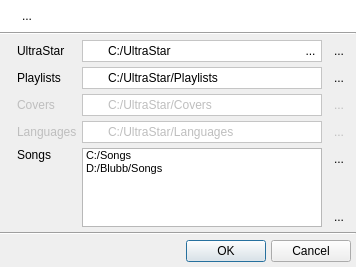
<?xml version="1.0" encoding="UTF-8"?>
<ui version="4.0">
 <class>QUPathsDialog</class>
 <widget class="QDialog" name="QUPathsDialog">
  <property name="geometry">
   <rect>
    <x>0</x>
    <y>0</y>
    <width>356</width>
    <height>267</height>
   </rect>
  </property>
  <property name="windowTitle">
   <string>Paths</string>
  </property>
  <property name="windowIcon">
   <iconset resource="../resources/uman.qrc">
    <normaloff>:/types/folder_go.png</normaloff>:/types/folder_go.png</iconset>
  </property>
  <layout class="QVBoxLayout" name="verticalLayout_2">
   <property name="spacing">
    <number>0</number>
   </property>
   <property name="margin">
    <number>0</number>
   </property>
   <item>
    <widget class="QFrame" name="frame">
     <property name="palette">
      <palette>
       <active>
        <colorrole role="Base">
         <brush brushstyle="SolidPattern">
          <color alpha="255">
           <red>255</red>
           <green>255</green>
           <blue>255</blue>
          </color>
         </brush>
        </colorrole>
        <colorrole role="Window">
         <brush brushstyle="SolidPattern">
          <color alpha="255">
           <red>255</red>
           <green>255</green>
           <blue>255</blue>
          </color>
         </brush>
        </colorrole>
       </active>
       <inactive>
        <colorrole role="Base">
         <brush brushstyle="SolidPattern">
          <color alpha="255">
           <red>255</red>
           <green>255</green>
           <blue>255</blue>
          </color>
         </brush>
        </colorrole>
        <colorrole role="Window">
         <brush brushstyle="SolidPattern">
          <color alpha="255">
           <red>255</red>
           <green>255</green>
           <blue>255</blue>
          </color>
         </brush>
        </colorrole>
       </inactive>
       <disabled>
        <colorrole role="Base">
         <brush brushstyle="SolidPattern">
          <color alpha="255">
           <red>255</red>
           <green>255</green>
           <blue>255</blue>
          </color>
         </brush>
        </colorrole>
        <colorrole role="Window">
         <brush brushstyle="SolidPattern">
          <color alpha="255">
           <red>255</red>
           <green>255</green>
           <blue>255</blue>
          </color>
         </brush>
        </colorrole>
       </disabled>
      </palette>
     </property>
     <property name="autoFillBackground">
      <bool>true</bool>
     </property>
     <property name="frameShadow">
      <enum>QFrame::Raised</enum>
     </property>
     <layout class="QHBoxLayout" name="_2">
      <item>
       <widget class="QLabel" name="infoIconLbl">
        <property name="sizePolicy">
         <sizepolicy hsizetype="Fixed" vsizetype="Preferred">
          <horstretch>0</horstretch>
          <verstretch>0</verstretch>
         </sizepolicy>
        </property>
        <property name="text">
         <string/>
        </property>
        <property name="pixmap">
         <pixmap resource="../resources/uman.qrc">:/marks/information.png</pixmap>
        </property>
        <property name="alignment">
         <set>Qt::AlignLeading|Qt::AlignLeft|Qt::AlignTop</set>
        </property>
       </widget>
      </item>
      <item>
       <widget class="QLabel" name="textLbl">
        <property name="text">
         <string>...</string>
        </property>
        <property name="alignment">
         <set>Qt::AlignLeading|Qt::AlignLeft|Qt::AlignVCenter</set>
        </property>
        <property name="wordWrap">
         <bool>true</bool>
        </property>
       </widget>
      </item>
     </layout>
    </widget>
   </item>
   <item>
    <widget class="Line" name="line_2">
     <property name="orientation">
      <enum>Qt::Horizontal</enum>
     </property>
    </widget>
   </item>
   <item>
    <layout class="QGridLayout" name="gridLayout">
     <property name="margin">
      <number>5</number>
     </property>
     <property name="spacing">
      <number>5</number>
     </property>
     <item row="0" column="0">
      <widget class="QLabel" name="label_2">
       <property name="text">
        <string/>
       </property>
       <property name="pixmap">
        <pixmap resource="../resources/uman.qrc">:/marks/usdx.png</pixmap>
       </property>
      </widget>
     </item>
     <item row="0" column="1">
      <widget class="QLabel" name="usLbl">
       <property name="text">
        <string>UltraStar</string>
       </property>
      </widget>
     </item>
     <item row="0" column="2">
      <widget class="QFrame" name="frame_2">
       <property name="palette">
        <palette>
         <active>
          <colorrole role="Base">
           <brush brushstyle="SolidPattern">
            <color alpha="255">
             <red>255</red>
             <green>255</green>
             <blue>255</blue>
            </color>
           </brush>
          </colorrole>
          <colorrole role="Window">
           <brush brushstyle="SolidPattern">
            <color alpha="255">
             <red>255</red>
             <green>255</green>
             <blue>255</blue>
            </color>
           </brush>
          </colorrole>
         </active>
         <inactive>
          <colorrole role="Base">
           <brush brushstyle="SolidPattern">
            <color alpha="255">
             <red>255</red>
             <green>255</green>
             <blue>255</blue>
            </color>
           </brush>
          </colorrole>
          <colorrole role="Window">
           <brush brushstyle="SolidPattern">
            <color alpha="255">
             <red>255</red>
             <green>255</green>
             <blue>255</blue>
            </color>
           </brush>
          </colorrole>
         </inactive>
         <disabled>
          <colorrole role="Base">
           <brush brushstyle="SolidPattern">
            <color alpha="255">
             <red>255</red>
             <green>255</green>
             <blue>255</blue>
            </color>
           </brush>
          </colorrole>
          <colorrole role="Window">
           <brush brushstyle="SolidPattern">
            <color alpha="255">
             <red>255</red>
             <green>255</green>
             <blue>255</blue>
            </color>
           </brush>
          </colorrole>
         </disabled>
        </palette>
       </property>
       <property name="autoFillBackground">
        <bool>true</bool>
       </property>
       <property name="frameShape">
        <enum>QFrame::StyledPanel</enum>
       </property>
       <property name="frameShadow">
        <enum>QFrame::Sunken</enum>
       </property>
       <layout class="QHBoxLayout" name="horizontalLayout">
        <property name="spacing">
         <number>3</number>
        </property>
        <property name="margin">
         <number>0</number>
        </property>
        <item>
         <widget class="QLabel" name="chkLblUs">
          <property name="minimumSize">
           <size>
            <width>20</width>
            <height>16</height>
           </size>
          </property>
          <property name="maximumSize">
           <size>
            <width>20</width>
            <height>16777215</height>
           </size>
          </property>
          <property name="text">
           <string/>
          </property>
          <property name="pixmap">
           <pixmap resource="../resources/uman.qrc">:/marks/path_ok.png</pixmap>
          </property>
          <property name="alignment">
           <set>Qt::AlignRight|Qt::AlignTrailing|Qt::AlignVCenter</set>
          </property>
         </widget>
        </item>
        <item>
         <widget class="QLineEdit" name="pathEditUs">
          <property name="text">
           <string>C:/UltraStar</string>
          </property>
          <property name="frame">
           <bool>false</bool>
          </property>
         </widget>
        </item>
        <item>
         <widget class="QToolButton" name="autoDetectBtn">
          <property name="toolTip">
           <string>Auto-detect other folders</string>
          </property>
          <property name="styleSheet">
           <string>padding: 0;
border-width: 0;
margin: 0;</string>
          </property>
          <property name="text">
           <string>...</string>
          </property>
          <property name="icon">
           <iconset resource="../resources/uman.qrc">
            <normaloff>:/marks/wand.png</normaloff>:/marks/wand.png</iconset>
          </property>
          <property name="autoRaise">
           <bool>true</bool>
          </property>
         </widget>
        </item>
       </layout>
      </widget>
     </item>
     <item row="0" column="3">
      <widget class="QToolButton" name="browseUsBtn">
       <property name="text">
        <string>...</string>
       </property>
       <property name="icon">
        <iconset resource="../resources/uman.qrc">
         <normaloff>:/control/folder_explore.png</normaloff>:/control/folder_explore.png</iconset>
       </property>
       <property name="autoRaise">
        <bool>true</bool>
       </property>
      </widget>
     </item>
     <item row="1" column="0">
      <widget class="QLabel" name="label_8">
       <property name="text">
        <string/>
       </property>
       <property name="pixmap">
        <pixmap resource="../resources/uman.qrc">:/control/playlist.png</pixmap>
       </property>
      </widget>
     </item>
     <item row="1" column="1">
      <widget class="QLabel" name="label_6">
       <property name="text">
        <string>Playlists</string>
       </property>
      </widget>
     </item>
     <item row="1" column="2">
      <widget class="QFrame" name="frame_3">
       <property name="palette">
        <palette>
         <active>
          <colorrole role="Base">
           <brush brushstyle="SolidPattern">
            <color alpha="255">
             <red>255</red>
             <green>255</green>
             <blue>255</blue>
            </color>
           </brush>
          </colorrole>
          <colorrole role="Window">
           <brush brushstyle="SolidPattern">
            <color alpha="255">
             <red>255</red>
             <green>255</green>
             <blue>255</blue>
            </color>
           </brush>
          </colorrole>
         </active>
         <inactive>
          <colorrole role="Base">
           <brush brushstyle="SolidPattern">
            <color alpha="255">
             <red>255</red>
             <green>255</green>
             <blue>255</blue>
            </color>
           </brush>
          </colorrole>
          <colorrole role="Window">
           <brush brushstyle="SolidPattern">
            <color alpha="255">
             <red>255</red>
             <green>255</green>
             <blue>255</blue>
            </color>
           </brush>
          </colorrole>
         </inactive>
         <disabled>
          <colorrole role="Base">
           <brush brushstyle="SolidPattern">
            <color alpha="255">
             <red>255</red>
             <green>255</green>
             <blue>255</blue>
            </color>
           </brush>
          </colorrole>
          <colorrole role="Window">
           <brush brushstyle="SolidPattern">
            <color alpha="255">
             <red>255</red>
             <green>255</green>
             <blue>255</blue>
            </color>
           </brush>
          </colorrole>
         </disabled>
        </palette>
       </property>
       <property name="autoFillBackground">
        <bool>true</bool>
       </property>
       <property name="frameShape">
        <enum>QFrame::StyledPanel</enum>
       </property>
       <property name="frameShadow">
        <enum>QFrame::Sunken</enum>
       </property>
       <layout class="QHBoxLayout" name="horizontalLayout_2">
        <property name="spacing">
         <number>3</number>
        </property>
        <property name="margin">
         <number>0</number>
        </property>
        <item>
         <widget class="QLabel" name="chkLblPlaylist">
          <property name="minimumSize">
           <size>
            <width>20</width>
            <height>16</height>
           </size>
          </property>
          <property name="maximumSize">
           <size>
            <width>20</width>
            <height>16777215</height>
           </size>
          </property>
          <property name="text">
           <string/>
          </property>
          <property name="pixmap">
           <pixmap resource="../resources/uman.qrc">:/marks/path_ok.png</pixmap>
          </property>
          <property name="alignment">
           <set>Qt::AlignRight|Qt::AlignTrailing|Qt::AlignVCenter</set>
          </property>
         </widget>
        </item>
        <item>
         <widget class="QLineEdit" name="pathEditPlaylist">
          <property name="text">
           <string>C:/UltraStar/Playlists</string>
          </property>
          <property name="frame">
           <bool>false</bool>
          </property>
         </widget>
        </item>
       </layout>
      </widget>
     </item>
     <item row="1" column="3">
      <widget class="QToolButton" name="browsePlaylistBtn">
       <property name="text">
        <string>...</string>
       </property>
       <property name="icon">
        <iconset resource="../resources/uman.qrc">
         <normaloff>:/control/folder_explore.png</normaloff>:/control/folder_explore.png</iconset>
       </property>
       <property name="autoRaise">
        <bool>true</bool>
       </property>
      </widget>
     </item>
     <item row="2" column="0">
      <widget class="QLabel" name="label_11">
       <property name="enabled">
        <bool>false</bool>
       </property>
       <property name="text">
        <string/>
       </property>
       <property name="pixmap">
        <pixmap resource="../resources/uman.qrc">:/types/cover.png</pixmap>
       </property>
      </widget>
     </item>
     <item row="2" column="1">
      <widget class="QLabel" name="label_9">
       <property name="enabled">
        <bool>false</bool>
       </property>
       <property name="text">
        <string>Covers</string>
       </property>
      </widget>
     </item>
     <item row="2" column="2">
      <widget class="QFrame" name="frame_4">
       <property name="enabled">
        <bool>false</bool>
       </property>
       <property name="palette">
        <palette>
         <active>
          <colorrole role="Base">
           <brush brushstyle="SolidPattern">
            <color alpha="255">
             <red>255</red>
             <green>255</green>
             <blue>255</blue>
            </color>
           </brush>
          </colorrole>
          <colorrole role="Window">
           <brush brushstyle="SolidPattern">
            <color alpha="255">
             <red>255</red>
             <green>255</green>
             <blue>255</blue>
            </color>
           </brush>
          </colorrole>
         </active>
         <inactive>
          <colorrole role="Base">
           <brush brushstyle="SolidPattern">
            <color alpha="255">
             <red>255</red>
             <green>255</green>
             <blue>255</blue>
            </color>
           </brush>
          </colorrole>
          <colorrole role="Window">
           <brush brushstyle="SolidPattern">
            <color alpha="255">
             <red>255</red>
             <green>255</green>
             <blue>255</blue>
            </color>
           </brush>
          </colorrole>
         </inactive>
         <disabled>
          <colorrole role="Base">
           <brush brushstyle="SolidPattern">
            <color alpha="255">
             <red>255</red>
             <green>255</green>
             <blue>255</blue>
            </color>
           </brush>
          </colorrole>
          <colorrole role="Window">
           <brush brushstyle="SolidPattern">
            <color alpha="255">
             <red>255</red>
             <green>255</green>
             <blue>255</blue>
            </color>
           </brush>
          </colorrole>
         </disabled>
        </palette>
       </property>
       <property name="autoFillBackground">
        <bool>true</bool>
       </property>
       <property name="frameShape">
        <enum>QFrame::StyledPanel</enum>
       </property>
       <property name="frameShadow">
        <enum>QFrame::Sunken</enum>
       </property>
       <layout class="QHBoxLayout" name="horizontalLayout_3">
        <property name="spacing">
         <number>3</number>
        </property>
        <property name="margin">
         <number>0</number>
        </property>
        <item>
         <widget class="QLabel" name="chkLblCover">
          <property name="minimumSize">
           <size>
            <width>20</width>
            <height>16</height>
           </size>
          </property>
          <property name="maximumSize">
           <size>
            <width>20</width>
            <height>16777215</height>
           </size>
          </property>
          <property name="text">
           <string/>
          </property>
          <property name="pixmap">
           <pixmap resource="../resources/uman.qrc">:/marks/path_ok.png</pixmap>
          </property>
          <property name="alignment">
           <set>Qt::AlignRight|Qt::AlignTrailing|Qt::AlignVCenter</set>
          </property>
         </widget>
        </item>
        <item>
         <widget class="QLineEdit" name="pathEditCover">
          <property name="text">
           <string>C:/UltraStar/Covers</string>
          </property>
          <property name="frame">
           <bool>false</bool>
          </property>
         </widget>
        </item>
       </layout>
      </widget>
     </item>
     <item row="2" column="3">
      <widget class="QToolButton" name="browseCoverBtn">
       <property name="enabled">
        <bool>false</bool>
       </property>
       <property name="text">
        <string>...</string>
       </property>
       <property name="icon">
        <iconset resource="../resources/uman.qrc">
         <normaloff>:/control/folder_explore.png</normaloff>:/control/folder_explore.png</iconset>
       </property>
       <property name="autoRaise">
        <bool>true</bool>
       </property>
      </widget>
     </item>
     <item row="3" column="0">
      <widget class="QLabel" name="label_14">
       <property name="enabled">
        <bool>false</bool>
       </property>
       <property name="text">
        <string/>
       </property>
       <property name="pixmap">
        <pixmap resource="../resources/uman.qrc">:/types/language.png</pixmap>
       </property>
      </widget>
     </item>
     <item row="3" column="1">
      <widget class="QLabel" name="label_12">
       <property name="enabled">
        <bool>false</bool>
       </property>
       <property name="text">
        <string>Languages</string>
       </property>
      </widget>
     </item>
     <item row="3" column="2">
      <widget class="QFrame" name="frame_5">
       <property name="enabled">
        <bool>false</bool>
       </property>
       <property name="palette">
        <palette>
         <active>
          <colorrole role="Base">
           <brush brushstyle="SolidPattern">
            <color alpha="255">
             <red>255</red>
             <green>255</green>
             <blue>255</blue>
            </color>
           </brush>
          </colorrole>
          <colorrole role="Window">
           <brush brushstyle="SolidPattern">
            <color alpha="255">
             <red>255</red>
             <green>255</green>
             <blue>255</blue>
            </color>
           </brush>
          </colorrole>
         </active>
         <inactive>
          <colorrole role="Base">
           <brush brushstyle="SolidPattern">
            <color alpha="255">
             <red>255</red>
             <green>255</green>
             <blue>255</blue>
            </color>
           </brush>
          </colorrole>
          <colorrole role="Window">
           <brush brushstyle="SolidPattern">
            <color alpha="255">
             <red>255</red>
             <green>255</green>
             <blue>255</blue>
            </color>
           </brush>
          </colorrole>
         </inactive>
         <disabled>
          <colorrole role="Base">
           <brush brushstyle="SolidPattern">
            <color alpha="255">
             <red>255</red>
             <green>255</green>
             <blue>255</blue>
            </color>
           </brush>
          </colorrole>
          <colorrole role="Window">
           <brush brushstyle="SolidPattern">
            <color alpha="255">
             <red>255</red>
             <green>255</green>
             <blue>255</blue>
            </color>
           </brush>
          </colorrole>
         </disabled>
        </palette>
       </property>
       <property name="autoFillBackground">
        <bool>true</bool>
       </property>
       <property name="frameShape">
        <enum>QFrame::StyledPanel</enum>
       </property>
       <property name="frameShadow">
        <enum>QFrame::Sunken</enum>
       </property>
       <layout class="QHBoxLayout" name="horizontalLayout_4">
        <property name="spacing">
         <number>3</number>
        </property>
        <property name="margin">
         <number>0</number>
        </property>
        <item>
         <widget class="QLabel" name="chkLblLang">
          <property name="minimumSize">
           <size>
            <width>20</width>
            <height>16</height>
           </size>
          </property>
          <property name="maximumSize">
           <size>
            <width>20</width>
            <height>16777215</height>
           </size>
          </property>
          <property name="text">
           <string/>
          </property>
          <property name="pixmap">
           <pixmap resource="../resources/uman.qrc">:/marks/path_ok.png</pixmap>
          </property>
          <property name="alignment">
           <set>Qt::AlignRight|Qt::AlignTrailing|Qt::AlignVCenter</set>
          </property>
         </widget>
        </item>
        <item>
         <widget class="QLineEdit" name="pathEditLang">
          <property name="text">
           <string>C:/UltraStar/Languages</string>
          </property>
          <property name="frame">
           <bool>false</bool>
          </property>
         </widget>
        </item>
       </layout>
      </widget>
     </item>
     <item row="3" column="3">
      <widget class="QToolButton" name="browseLangBtn">
       <property name="enabled">
        <bool>false</bool>
       </property>
       <property name="text">
        <string>...</string>
       </property>
       <property name="icon">
        <iconset resource="../resources/uman.qrc">
         <normaloff>:/control/folder_explore.png</normaloff>:/control/folder_explore.png</iconset>
       </property>
       <property name="autoRaise">
        <bool>true</bool>
       </property>
      </widget>
     </item>
     <item row="4" column="0">
      <widget class="QLabel" name="label_4">
       <property name="text">
        <string/>
       </property>
       <property name="pixmap">
        <pixmap resource="../resources/uman.qrc">:/control/folder_note.png</pixmap>
       </property>
       <property name="alignment">
        <set>Qt::AlignLeading|Qt::AlignLeft|Qt::AlignTop</set>
       </property>
      </widget>
     </item>
     <item row="4" column="1">
      <widget class="QLabel" name="label_5">
       <property name="text">
        <string>Songs</string>
       </property>
       <property name="alignment">
        <set>Qt::AlignLeading|Qt::AlignLeft|Qt::AlignTop</set>
       </property>
      </widget>
     </item>
     <item row="4" column="2">
      <widget class="QListWidget" name="songPathList">
       <property name="font">
        <font>
         <family>MS Shell Dlg 2</family>
         <pointsize>8</pointsize>
        </font>
       </property>
       <property name="dragEnabled">
        <bool>true</bool>
       </property>
       <property name="dragDropMode">
        <enum>QAbstractItemView::InternalMove</enum>
       </property>
       <property name="alternatingRowColors">
        <bool>false</bool>
       </property>
       <property name="selectionMode">
        <enum>QAbstractItemView::ExtendedSelection</enum>
       </property>
       <item>
        <property name="text">
         <string>C:/Songs</string>
        </property>
        <property name="icon">
         <iconset resource="../resources/uman.qrc">
          <normaloff>:/marks/path_ok.png</normaloff>:/marks/path_ok.png</iconset>
        </property>
       </item>
       <item>
        <property name="text">
         <string>D:/Blubb/Songs</string>
        </property>
        <property name="icon">
         <iconset resource="../resources/uman.qrc">
          <normaloff>:/marks/path_error.png</normaloff>:/marks/path_error.png</iconset>
        </property>
       </item>
      </widget>
     </item>
     <item row="4" column="3">
      <layout class="QVBoxLayout" name="verticalLayout">
       <property name="spacing">
        <number>0</number>
       </property>
       <item>
        <widget class="QToolButton" name="browseSongBtn">
         <property name="text">
          <string>...</string>
         </property>
         <property name="icon">
          <iconset resource="../resources/uman.qrc">
           <normaloff>:/control/folder_explore.png</normaloff>:/control/folder_explore.png</iconset>
         </property>
         <property name="autoRaise">
          <bool>true</bool>
         </property>
        </widget>
       </item>
       <item>
        <spacer name="verticalSpacer">
         <property name="orientation">
          <enum>Qt::Vertical</enum>
         </property>
         <property name="sizeHint" stdset="0">
          <size>
           <width>20</width>
           <height>40</height>
          </size>
         </property>
        </spacer>
       </item>
       <item>
        <widget class="QToolButton" name="removeSongPathBtn">
         <property name="text">
          <string>...</string>
         </property>
         <property name="icon">
          <iconset resource="../resources/uman.qrc">
           <normaloff>:/control/bin.png</normaloff>:/control/bin.png</iconset>
         </property>
         <property name="autoRaise">
          <bool>true</bool>
         </property>
        </widget>
       </item>
      </layout>
     </item>
    </layout>
   </item>
   <item>
    <widget class="Line" name="line">
     <property name="orientation">
      <enum>Qt::Horizontal</enum>
     </property>
    </widget>
   </item>
   <item>
    <layout class="QHBoxLayout">
     <property name="spacing">
      <number>5</number>
     </property>
     <property name="margin">
      <number>5</number>
     </property>
     <item>
      <spacer>
       <property name="orientation">
        <enum>Qt::Horizontal</enum>
       </property>
       <property name="sizeHint" stdset="0">
        <size>
         <width>40</width>
         <height>20</height>
        </size>
       </property>
      </spacer>
     </item>
     <item>
      <widget class="QPushButton" name="acceptBtn">
       <property name="text">
        <string>OK</string>
       </property>
       <property name="icon">
        <iconset resource="../resources/uman.qrc">
         <normaloff>:/marks/accept.png</normaloff>:/marks/accept.png</iconset>
       </property>
      </widget>
     </item>
     <item>
      <widget class="QPushButton" name="rejectBtn">
       <property name="text">
        <string>Cancel</string>
       </property>
       <property name="icon">
        <iconset resource="../resources/uman.qrc">
         <normaloff>:/marks/cancel.png</normaloff>:/marks/cancel.png</iconset>
       </property>
      </widget>
     </item>
    </layout>
   </item>
  </layout>
 </widget>
 <resources>
  <include location="../resources/uman.qrc"/>
 </resources>
 <connections/>
</ui>
